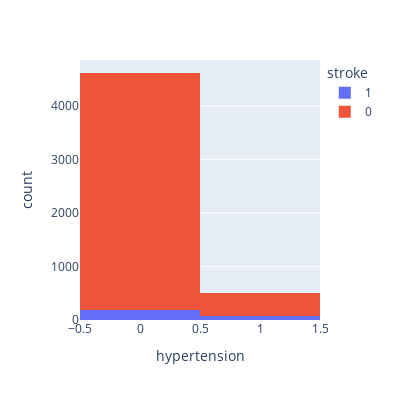

The notebook cell this image was saved under:
### Code cell
fig = px.histogram(df, x="hypertension", color="stroke",width=400, height=400)
fig.show()

### Figure 1 — Plotly figure (JSON) as saved in the notebook; plotly's stock layout.template omitted (floating-point values rounded to 4 significant figures; data arrays with more than 128 entries replaced by an {"elided": "..."} marker saying what was removed)
{"data": [{"alignmentgroup": "True", "bingroup": "x", "hovertemplate": "stroke=1<br>hypertension=%{x}<br>count=%{y}<extra></extra>", "legendgroup": "1", "marker": {"color": "#636efa", "pattern": {"shape": ""}}, "name": "1", "offsetgroup": "1", "orientation": "v", "showlegend": true, "type": "histogram", "x": {"elided": "249 int values"}, "xaxis": "x", "yaxis": "y"}, {"alignmentgroup": "True", "bingroup": "x", "hovertemplate": "stroke=0<br>hypertension=%{x}<br>count=%{y}<extra></extra>", "legendgroup": "0", "marker": {"color": "#EF553B", "pattern": {"shape": ""}}, "name": "0", "offsetgroup": "0", "orientation": "v", "showlegend": true, "type": "histogram", "x": {"elided": "4861 int values"}, "xaxis": "x", "yaxis": "y"}], "layout": {"barmode": "relative", "height": 400, "legend": {"title": {"text": "stroke"}, "tracegroupgap": 0}, "margin": {"t": 60}, "width": 400, "xaxis": {"anchor": "y", "domain": [0, 1], "title": {"text": "hypertension"}}, "yaxis": {"anchor": "x", "domain": [0, 1], "title": {"text": "count"}}}}
